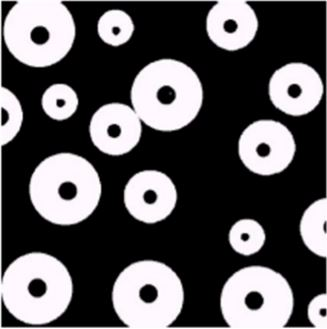
#> input picture Pattern Recognition/picture/test/hole.jpg, 327 x 329 px, found by its file name
$ python 7.6.py
#> lines starting #> are read from the running program, lines starting #| are printed output that depends on the picture; after the words box and inside, x2 and y2 are one past the last pixel; in counts of white or black regions, pixels touching at a corner belong together
import cv2
import numpy as np
import matplotlib.pyplot as plt

# 载入图像
file_path = 'D:\PycharmProjects\pythonProject\Pattern Recognition\picture\\test\\hole.jpg'
image = cv2.imread(file_path, cv2.IMREAD_GRAYSCALE)
#> image: shape (329, 327); min 0, max 255, mean 90.8

# 确保图像读取成功
if image is None:
    raise ValueError("无法读取图像，请检查文件路径。")

# 二值化图像 - 注意这里我们将洞的颜色视为白色，背景为黑色
_, binary_image = cv2.threshold(image, 127, 255, cv2.THRESH_BINARY)
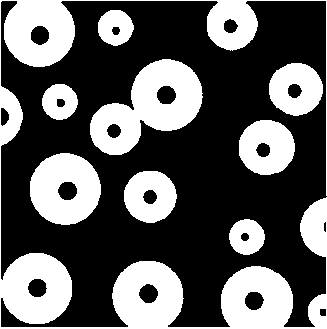
#> binary_image: shape (329, 327); 36.2% white; 9 white regions

# 找到所有的洞（白色区域）
contours, _ = cv2.findContours(binary_image, cv2.RETR_LIST, cv2.CHAIN_APPROX_SIMPLE)
#> contours = 26 contours; largest, box (x1, y1, x2, y2) and area: (0, 0, 327, 329) 20064, (90, 59, 203, 155) 5952, (30, 153, 101, 225) 3901, (239, 120, 295, 175) 2367, (269, 63, 323, 116) 2146

# 创建一个全黑的图像用于绘制填充后的结果
filled_image = np.zeros_like(binary_image)

# 遍历找到的每个轮廓，并用白色填充
for contour in contours:
    cv2.drawContours(filled_image, [contour], -1, 255, -1)
#> this loop made 26 passes
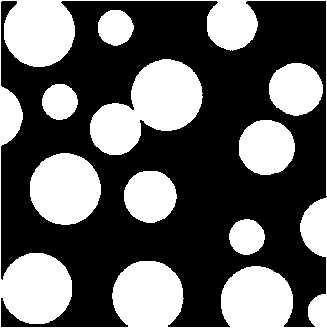
#> filled_image: shape (329, 327); 38.7% white; 9 white regions, largest, box (x1, y1, x2, y2) and area: (0, 0, 327, 329) 21677, (90, 59, 203, 155) 6117, (30, 153, 101, 225) 4002

# 可视化结果
plt.figure(figsize=(10, 5))

plt.subplot(1, 2, 1)
plt.imshow(binary_image, cmap='gray')
plt.title('Original Binary Image')
plt.axis('off')

plt.subplot(1, 2, 2)
plt.imshow(filled_image, cmap='gray')
plt.title('Filled Image')
plt.axis('off')

# Save the filled image
output_path = 'D:\\PycharmProjects\\pythonProject\\Pattern Recognition\\picture\\7.6\\filled_image.jpg'
cv2.imwrite(output_path, filled_image)

plt.show()
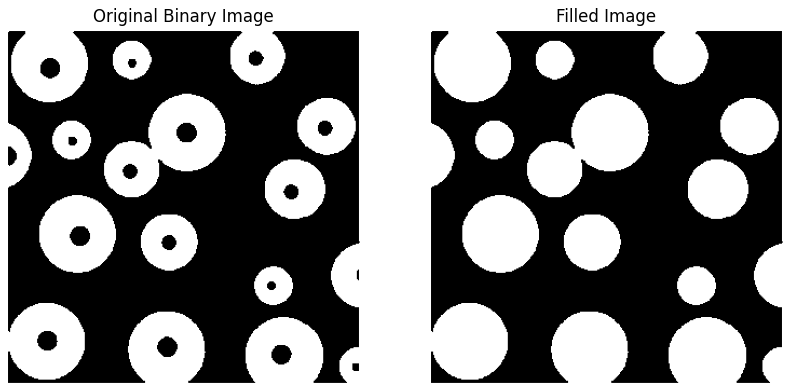
#> figure drawn by matplotlib, 2 panels

$ run again, with Pattern Recognition/picture/test/20240329152622.jpg copied over Pattern Recognition/picture/test/hole.jpg
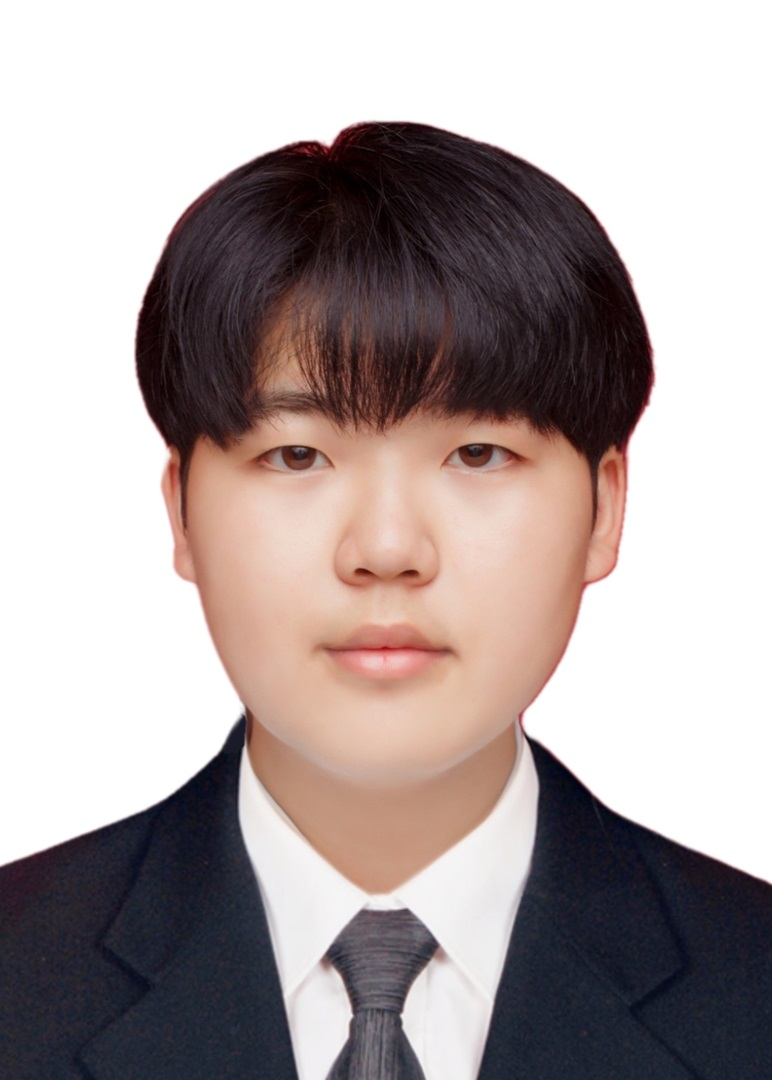
#> input picture Pattern Recognition/picture/test/20240329152622.jpg, 772 x 1080 px, found by its file name
#> `_, binary_image = cv2.threshold(image, 127, 255, cv2.THRESH_BINARY)`:
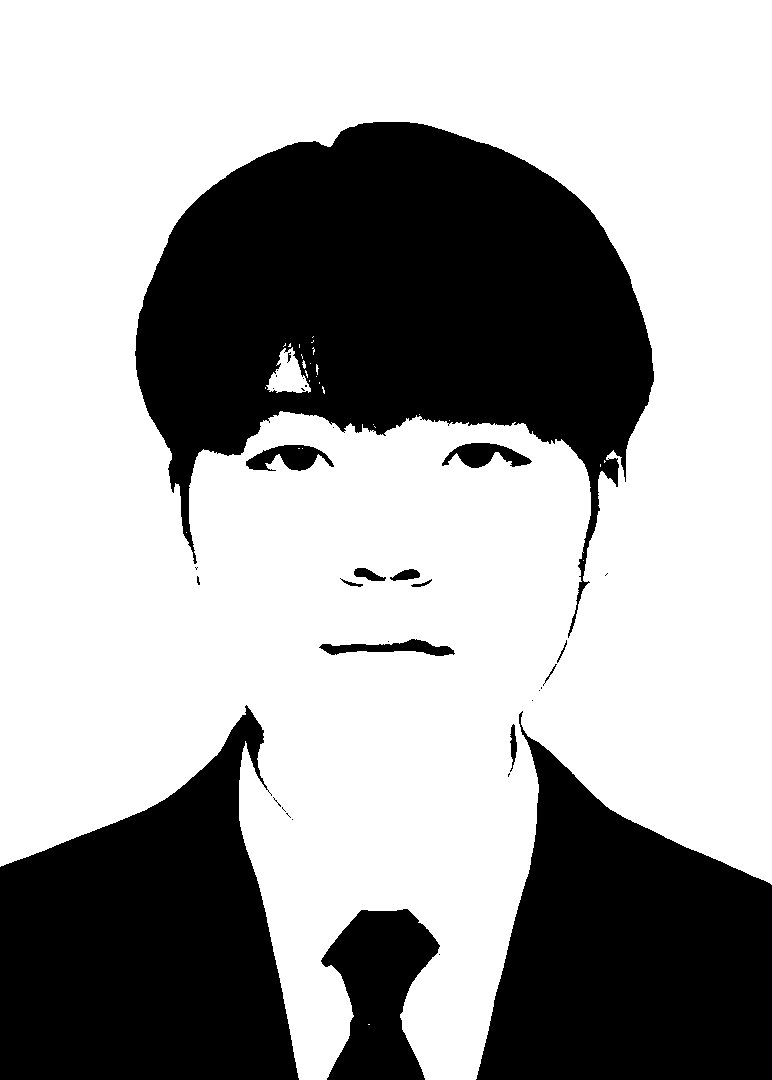
#> binary_image: shape (1080, 772); 65% white; 35 black regions (20 under 20 px)
#> contours = 90 contours, 75 with area under 20; largest, box (x1, y1, x2, y2) and area: (0, 0, 772, 1080) 678068, (134, 121, 655, 639) 135798, (245, 444, 335, 472) 1437, (441, 442, 533, 469) 1340, (318, 638, 456, 657) 1267
#> the loop `for contour in contours:` made 90 passes
#> contour on passes 1, 2, 3, 4, 5, 6, 8, 9: [[368, 1024], [369, 1024]], [[438, 954], [439, 953], [440, 954], [439, 955]], [[291, 819], [292, 818], [293, 819], [292, 820]], [[289, 817], [290, 816], [291, 817], [290, 818]], [[288, 816], [289, 815], [290, 816], [289, 817]], [[287, 815], [288, 814], [289, 815], [288, 816]], [[284, 811], [285, 810], [286, 811], [285, 812]], [[283, 810], [284, 809], [285, 810], [284, 811]]
#> `plt.show()`:
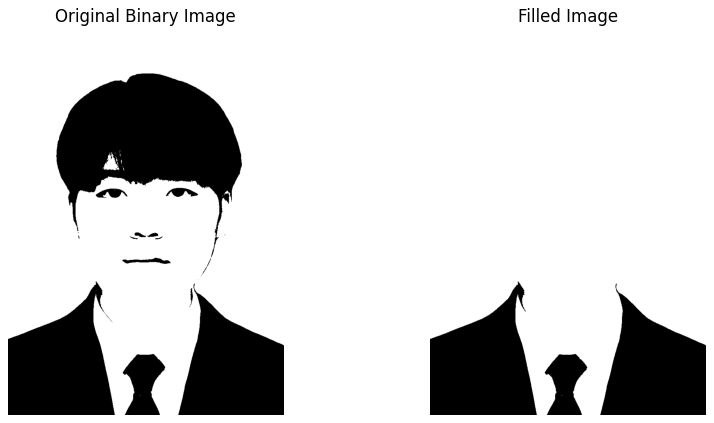
#> figure drawn by matplotlib, 2 panels
